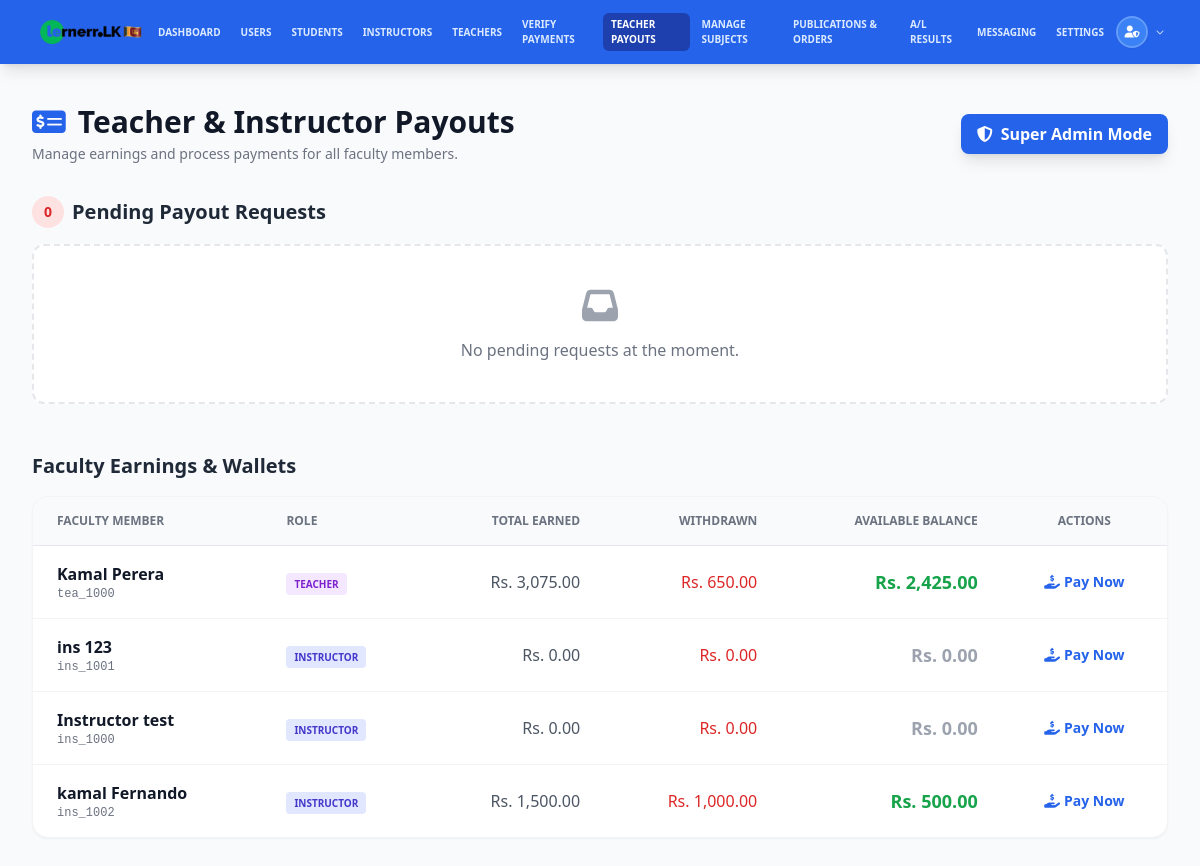
Screenshot of /admin/teacher_payments (signed in) with the database file from the repository.
### tables this page shows
CREATE TABLE `users` (
  `user_id` varchar(20) NOT NULL COMMENT 'Unique user ID (e.g., stu_0001, tea_1000, adm_1000)',
  `email` varchar(255) DEFAULT NULL,
  `password` varchar(255) NOT NULL COMMENT 'Hashed password',
  `role` enum('student','teacher','instructor','admin') NOT NULL DEFAULT 'student' COMMENT 'User role: student, teacher, instructor, admin',
  `first_name` varchar(100) DEFAULT NULL COMMENT 'First name',
  `second_name` varchar(100) DEFAULT NULL COMMENT 'Last name',
  `dob` date DEFAULT NULL COMMENT 'Date of birth',
  `school_name` varchar(200) DEFAULT NULL COMMENT 'School name',
  `exam_year` int(4) DEFAULT NULL COMMENT 'Exam year (e.g., 2024)',
  `closest_town` varchar(100) DEFAULT NULL COMMENT 'Closest town',
  `district` varchar(100) DEFAULT NULL COMMENT 'District',
  `address` text DEFAULT NULL COMMENT 'Full address',
  `nic_no` varchar(20) DEFAULT NULL COMMENT 'NIC number',
  `mobile_number` varchar(20) DEFAULT NULL COMMENT 'Mobile phone number',
  `whatsapp_number` varchar(20) DEFAULT NULL COMMENT 'WhatsApp number',
  `gender` enum('male','female') DEFAULT NULL COMMENT 'Gender',
  `profile_picture` varchar(255) DEFAULT NULL COMMENT 'Path to profile picture',
  `registering_date` date NOT NULL COMMENT 'Date of registration',
  `status` tinyint(1) NOT NULL DEFAULT 1 COMMENT 'Account status: 1=active, 0=inactive',
  `approved` tinyint(1) NOT NULL DEFAULT 0 COMMENT 'Approval status: 1=approved, 0=not approved',
  `al_details_requested` tinyint(1) DEFAULT 0,
  `verification_method` varchar(20) DEFAULT 'none' COMMENT 'Verification method: nic, mobile, none',
  `created_at` timestamp NOT NULL DEFAULT current_timestamp() COMMENT 'Record creation timestamp',
  `updated_at` timestamp NOT NULL DEFAULT current_timestamp() ON UPDATE current_timestamp() COMMENT 'Record update timestamp',
  `session_token` varchar(64) DEFAULT NULL COMMENT 'Session token for single login',
  `session_created_at` datetime DEFAULT NULL COMMENT 'Session creation timestamp',
  `commission_rate` decimal(5,2) DEFAULT 75.00,
  `requested_commission_rate` decimal(5,2) DEFAULT 75.00,
  `rating` decimal(3,2) DEFAULT 0.00,
  `hourly_rate` decimal(10,2) DEFAULT 0.00,
  `rating_count` int(11) DEFAULT 0,
  `total_rating` decimal(12,2) DEFAULT 0.00
);

CREATE TABLE `teacher_wallet` (
  `id` int(11) NOT NULL,
  `teacher_id` varchar(20) NOT NULL,
  `total_points` decimal(12,2) NOT NULL DEFAULT 0.00,
  `total_earned` decimal(12,2) NOT NULL DEFAULT 0.00,
  `total_withdrawn` decimal(12,2) NOT NULL DEFAULT 0.00,
  `created_at` timestamp NOT NULL DEFAULT current_timestamp(),
  `updated_at` timestamp NOT NULL DEFAULT current_timestamp() ON UPDATE current_timestamp()
);

CREATE TABLE `instructor_wallet` (
  `id` int(11) NOT NULL,
  `instructor_id` varchar(20) NOT NULL,
  `total_points` decimal(10,2) DEFAULT 0.00,
  `total_earned` decimal(10,2) DEFAULT 0.00,
  `total_withdrawn` decimal(10,2) DEFAULT 0.00
);

### admin/teacher_payments.php (the view, shortened to what this page needs)
<?php
require_once '../config.php';
$teachers = [];
$t_sql = "SELECT u.user_id, u.first_name, u.second_name, tw.total_points, tw.total_earned, tw.total_withdrawn
          FROM users u
          LEFT JOIN teacher_wallet tw ON u.user_id COLLATE utf8mb4_unicode_ci = tw.teacher_id COLLATE utf8mb4_unicode_ci
          WHERE u.role = 'teacher'
          ORDER BY u.first_name ASC";
$t_res = $conn->query($t_sql);
while ($row = $t_res->fetch_assoc()) {
    $row['type'] = 'teacher';
    $teachers[] = $row;
}
$instructors = [];
$i_sql = "SELECT u.user_id, u.first_name, u.second_name, iw.total_points, iw.total_earned, iw.total_withdrawn
          FROM users u
          LEFT JOIN instructor_wallet iw ON u.user_id COLLATE utf8mb4_unicode_ci = iw.instructor_id COLLATE utf8mb4_unicode_ci
          WHERE u.role = 'instructor'
          ORDER BY u.first_name ASC";
$i_res = $conn->query($i_sql);
while ($row = $i_res->fetch_assoc()) {
    $row['type'] = 'instructor';
    $instructors[] = $row;
}
$requests = [];
?>
<!DOCTYPE html>
<html lang="en">
<head>
    <script src="https://cdn.tailwindcss.com"></script>
    <link href="https://cdnjs.cloudflare.com/ajax/libs/font-awesome/6.4.0/css/all.min.css" rel="stylesheet">
</head>
<body class="bg-gray-50 min-h-screen">
    <?php include 'header.php'; ?>
    <main class="max-w-7xl mx-auto py-10 px-4 sm:px-6 lg:px-8">
        <div class="flex items-center justify-between mb-8">
            <div>
                <h1 class="text-3xl font-extrabold text-gray-900 flex items-center gap-3">
                    <i class="fas fa-money-check-alt text-blue-600"></i>
                    Teacher & Instructor Payouts
                </h1>
                <p class="mt-1 text-sm text-gray-500">Manage earnings and process payments for all faculty members.</p>
            </div>
            <div class="bg-blue-600 text-white px-4 py-2 rounded-lg font-bold shadow-lg flex items-center gap-2">
                <i class="fas fa-shield-alt"></i> Super Admin Mode
            </div>
        </div>
        <div class="mb-12">
            <h2 class="text-xl font-bold text-gray-800 mb-4 flex items-center gap-2">
                <span class="bg-red-100 text-red-600 w-8 h-8 rounded-full flex items-center justify-center text-sm"><?php echo count($requests); ?></span>
                Pending Payout Requests
            </h2>
            <?php if (empty($requests)): ?>
                <div class="bg-white border-2 border-dashed border-gray-200 rounded-xl p-10 text-center">
                    <div class="text-gray-400 mb-3 text-4xl"><i class="fas fa-inbox"></i></div>
                    <p class="text-gray-500 font-medium">No pending requests at the moment.</p>
                </div>
            <?php endif; ?>
        </div>
        <div class="mb-12">
            <h2 class="text-xl font-bold text-gray-800 mb-4">Faculty Earnings & Wallets</h2>
            <div class="bg-white rounded-2xl shadow-sm border border-gray-100 overflow-hidden">
                <div class="overflow-x-auto">
                    <table class="min-w-full divide-y divide-gray-200">
                        <thead class="bg-gray-50">
                            <tr>
                                <th class="px-6 py-4 text-left text-xs font-bold text-gray-500 uppercase">Faculty Member</th>
                                <th class="px-6 py-4 text-left text-xs font-bold text-gray-500 uppercase">Role</th>
                                <th class="px-6 py-4 text-right text-xs font-bold text-gray-500 uppercase">Total Earned</th>
                                <th class="px-6 py-4 text-right text-xs font-bold text-gray-500 uppercase">Withdrawn</th>
                                <th class="px-6 py-4 text-right text-xs font-bold text-gray-500 uppercase">Available Balance</th>
                                <th class="px-6 py-4 text-center text-xs font-bold text-gray-500 uppercase">Actions</th>
                            </tr>
                        </thead>
                        <tbody class="divide-y divide-gray-100">
                            <?php $all_faculty = array_merge($teachers, $instructors); ?>
                            <?php foreach ($all_faculty as $f): ?>
                                <tr class="hover:bg-gray-50 transition-colors">
                                    <td class="px-6 py-4">
                                        <div class="font-bold text-gray-900"><?php echo htmlspecialchars($f['first_name'] . ' ' . $f['second_name']); ?></div>
                                        <div class="text-xs text-gray-500 font-mono"><?php echo $f['user_id']; ?></div>
                                    </td>
                                    <td class="px-6 py-4">
                                        <span class="px-2 py-1 rounded text-[10px] font-bold uppercase <?php echo $f['type'] === 'teacher' ? 'bg-purple-100 text-purple-700' : 'bg-indigo-100 text-indigo-700'; ?>">
                                            <?php echo $f['type']; ?>
                                        </span>
                                    </td>
                                    <td class="px-6 py-4 text-right font-medium text-gray-600">Rs. <?php echo number_format($f['total_earned'] ?? 0, 2); ?></td>
                                    <td class="px-6 py-4 text-right font-medium text-red-600">Rs. <?php echo number_format($f['total_withdrawn'] ?? 0, 2); ?></td>
                                    <td class="px-6 py-4 text-right">
                                        <span class="text-lg font-bold <?php echo ($f['total_points'] ?? 0) > 0 ? 'text-green-600' : 'text-gray-400'; ?>">
                                            Rs. <?php echo number_format($f['total_points'] ?? 0, 2); ?>
                                        </span>
                                    </td>
                                    <td class="px-6 py-4 text-center">
                                        <button onclick="openPaymentModal('<?php echo $f['type']; ?>', '<?php echo $f['user_id']; ?>', 0)"
                                                class="text-blue-600 hover:text-blue-800 font-bold text-sm flex items-center justify-center gap-1 mx-auto">
                                            <i class="fas fa-hand-holding-usd"></i> Pay Now
                                        </button>
                                    </td>
                                </tr>
                            <?php endforeach; ?>
                        </tbody>
                    </table>
                </div>
            </div>
        </div>
    </main>
</body>
</html>

### rows the page displays
users: first_name+second_name "Kamal Perera", user_id "tea_1000", type "TEACHER", teacher_wallet.total_earned "3,075.00", teacher_wallet.total_withdrawn "650.00", teacher_wallet.total_points "2,425.00"
users: first_name+second_name "ins 123", user_id "ins_1001", type "INSTRUCTOR", total_earned "0.00", total_withdrawn "0.00", total_points "0.00"
users: first_name+second_name "Instructor test", user_id "ins_1000", type "INSTRUCTOR", instructor_wallet.total_earned "0.00", instructor_wallet.total_withdrawn "0.00", instructor_wallet.total_points "0.00"
users: first_name+second_name "kamal Fernando", user_id "ins_1002", type "INSTRUCTOR", instructor_wallet.total_earned "1,500.00", instructor_wallet.total_withdrawn "1,000.00", instructor_wallet.total_points "500.00"

### other values shown
count($requests) "0"
